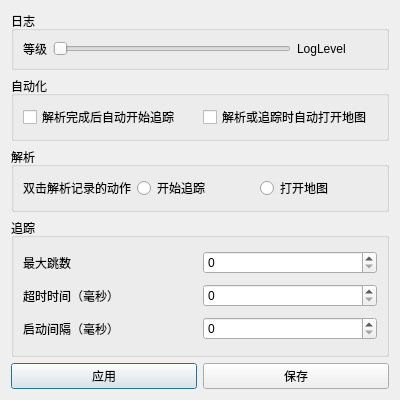
<?xml version="1.0" encoding="UTF-8"?>
<ui version="4.0">
 <class>NyaTraceConfigs</class>
 <widget class="QDialog" name="NyaTraceConfigs">
  <property name="geometry">
   <rect>
    <x>0</x>
    <y>0</y>
    <width>400</width>
    <height>400</height>
   </rect>
  </property>
  <property name="windowTitle">
   <string>设置</string>
  </property>
  <layout class="QVBoxLayout" name="verticalLayout">
   <item>
    <widget class="QGroupBox" name="groupLogs">
     <property name="sizePolicy">
      <sizepolicy hsizetype="Preferred" vsizetype="Preferred">
       <horstretch>0</horstretch>
       <verstretch>1</verstretch>
      </sizepolicy>
     </property>
     <property name="title">
      <string>日志</string>
     </property>
     <layout class="QVBoxLayout" name="verticalLayout_2">
      <item>
       <layout class="QHBoxLayout" name="logsLevel">
        <item>
         <widget class="QLabel" name="labelLogsLevel">
          <property name="text">
           <string>等级</string>
          </property>
         </widget>
        </item>
        <item>
         <widget class="QSlider" name="sliderLogsLevel">
          <property name="orientation">
           <enum>Qt::Horizontal</enum>
          </property>
         </widget>
        </item>
        <item>
         <widget class="QLabel" name="labelLogsLevelValue">
          <property name="sizePolicy">
           <sizepolicy hsizetype="Fixed" vsizetype="Preferred">
            <horstretch>0</horstretch>
            <verstretch>0</verstretch>
           </sizepolicy>
          </property>
          <property name="minimumSize">
           <size>
            <width>80</width>
            <height>0</height>
           </size>
          </property>
          <property name="baseSize">
           <size>
            <width>100</width>
            <height>0</height>
           </size>
          </property>
          <property name="text">
           <string>LogLevel</string>
          </property>
         </widget>
        </item>
       </layout>
      </item>
     </layout>
    </widget>
   </item>
   <item>
    <widget class="QGroupBox" name="groupAuto">
     <property name="sizePolicy">
      <sizepolicy hsizetype="Preferred" vsizetype="Preferred">
       <horstretch>0</horstretch>
       <verstretch>1</verstretch>
      </sizepolicy>
     </property>
     <property name="title">
      <string>自动化</string>
     </property>
     <layout class="QVBoxLayout" name="verticalLayout_4">
      <item>
       <layout class="QHBoxLayout" name="horizontalLayout">
        <item>
         <widget class="QCheckBox" name="checkAutoStartTrace">
          <property name="text">
           <string>解析完成后自动开始追踪</string>
          </property>
         </widget>
        </item>
        <item>
         <widget class="QCheckBox" name="checkAutoOpenMap">
          <property name="text">
           <string>解析或追踪时自动打开地图</string>
          </property>
         </widget>
        </item>
       </layout>
      </item>
     </layout>
    </widget>
   </item>
   <item>
    <widget class="QGroupBox" name="groupResolve">
     <property name="sizePolicy">
      <sizepolicy hsizetype="Preferred" vsizetype="Preferred">
       <horstretch>0</horstretch>
       <verstretch>1</verstretch>
      </sizepolicy>
     </property>
     <property name="title">
      <string>解析</string>
     </property>
     <layout class="QVBoxLayout" name="verticalLayout_5">
      <item>
       <layout class="QHBoxLayout" name="layoutResolveDoubleClickAction">
        <item>
         <widget class="QLabel" name="labelDoubleClickAction">
          <property name="text">
           <string>双击解析记录的动作</string>
          </property>
         </widget>
        </item>
        <item>
         <layout class="QHBoxLayout" name="horizontalLayout_2" stretch="0,1">
          <property name="spacing">
           <number>6</number>
          </property>
          <item>
           <widget class="QRadioButton" name="radioResolveDoubleClickActionStartTrace">
            <property name="sizePolicy">
             <sizepolicy hsizetype="Minimum" vsizetype="Fixed">
              <horstretch>1</horstretch>
              <verstretch>0</verstretch>
             </sizepolicy>
            </property>
            <property name="text">
             <string>开始追踪</string>
            </property>
           </widget>
          </item>
          <item>
           <widget class="QRadioButton" name="radioResolveDoubleClickActionOpenMap">
            <property name="sizePolicy">
             <sizepolicy hsizetype="Minimum" vsizetype="Fixed">
              <horstretch>1</horstretch>
              <verstretch>0</verstretch>
             </sizepolicy>
            </property>
            <property name="text">
             <string>打开地图</string>
            </property>
           </widget>
          </item>
         </layout>
        </item>
       </layout>
      </item>
     </layout>
    </widget>
   </item>
   <item>
    <widget class="QGroupBox" name="groupTrace">
     <property name="sizePolicy">
      <sizepolicy hsizetype="Preferred" vsizetype="Preferred">
       <horstretch>0</horstretch>
       <verstretch>3</verstretch>
      </sizepolicy>
     </property>
     <property name="title">
      <string>追踪</string>
     </property>
     <layout class="QVBoxLayout" name="verticalLayout_3">
      <item>
       <layout class="QHBoxLayout" name="partTraceMaxHops">
        <item>
         <widget class="QLabel" name="labelTracegMaxHops">
          <property name="text">
           <string>最大跳数</string>
          </property>
         </widget>
        </item>
        <item>
         <widget class="QSpinBox" name="spinTraceMaxHops">
          <property name="sizePolicy">
           <sizepolicy hsizetype="Preferred" vsizetype="Fixed">
            <horstretch>0</horstretch>
            <verstretch>0</verstretch>
           </sizepolicy>
          </property>
         </widget>
        </item>
       </layout>
      </item>
      <item>
       <layout class="QHBoxLayout" name="partTraceTimeout">
        <item>
         <widget class="QLabel" name="labelTraceTimeout">
          <property name="text">
           <string>超时时间（毫秒）</string>
          </property>
         </widget>
        </item>
        <item>
         <widget class="QSpinBox" name="spinTraceTimeout">
          <property name="sizePolicy">
           <sizepolicy hsizetype="Preferred" vsizetype="Fixed">
            <horstretch>0</horstretch>
            <verstretch>0</verstretch>
           </sizepolicy>
          </property>
         </widget>
        </item>
       </layout>
      </item>
      <item>
       <layout class="QHBoxLayout" name="partTraceThreadInterval">
        <item>
         <widget class="QLabel" name="labelTraceThreadInterval">
          <property name="text">
           <string>启动间隔（毫秒）</string>
          </property>
         </widget>
        </item>
        <item>
         <widget class="QSpinBox" name="spinTraceThreadInterval">
          <property name="sizePolicy">
           <sizepolicy hsizetype="Preferred" vsizetype="Fixed">
            <horstretch>0</horstretch>
            <verstretch>0</verstretch>
           </sizepolicy>
          </property>
         </widget>
        </item>
       </layout>
      </item>
     </layout>
    </widget>
   </item>
   <item>
    <layout class="QHBoxLayout" name="partBtns">
     <item>
      <widget class="QPushButton" name="btnApply">
       <property name="sizePolicy">
        <sizepolicy hsizetype="Minimum" vsizetype="Fixed">
         <horstretch>0</horstretch>
         <verstretch>0</verstretch>
        </sizepolicy>
       </property>
       <property name="text">
        <string>应用</string>
       </property>
      </widget>
     </item>
     <item>
      <widget class="QPushButton" name="btnSave">
       <property name="text">
        <string>保存</string>
       </property>
      </widget>
     </item>
    </layout>
   </item>
  </layout>
 </widget>
 <resources/>
 <connections/>
</ui>
